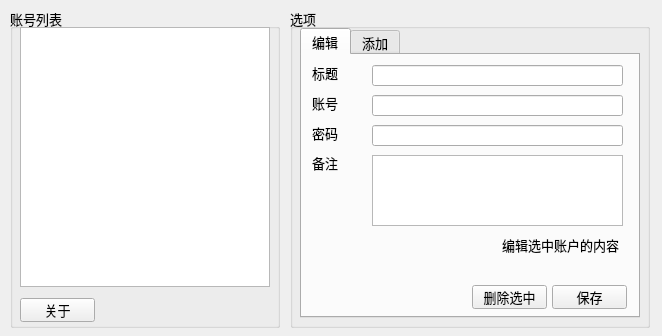
<?xml version="1.0" encoding="UTF-8"?>
<ui version="4.0">
 <class>MainWindow</class>
 <widget class="QMainWindow" name="MainWindow">
  <property name="geometry">
   <rect>
    <x>0</x>
    <y>0</y>
    <width>662</width>
    <height>336</height>
   </rect>
  </property>
  <property name="minimumSize">
   <size>
    <width>662</width>
    <height>336</height>
   </size>
  </property>
  <property name="maximumSize">
   <size>
    <width>662</width>
    <height>336</height>
   </size>
  </property>
  <property name="font">
   <font>
    <family>Microsoft YaHei UI</family>
    <pointsize>10</pointsize>
    <bold>false</bold>
   </font>
  </property>
  <property name="windowTitle">
   <string>AccountBox v1.1</string>
  </property>
  <widget class="QWidget" name="layout">
   <property name="enabled">
    <bool>true</bool>
   </property>
   <widget class="QGroupBox" name="infoGroup">
    <property name="enabled">
     <bool>true</bool>
    </property>
    <property name="geometry">
     <rect>
      <x>10</x>
      <y>8</y>
      <width>270</width>
      <height>320</height>
     </rect>
    </property>
    <property name="title">
     <string>账号列表</string>
    </property>
    <widget class="QScrollArea" name="infoScrollBox">
     <property name="enabled">
      <bool>true</bool>
     </property>
     <property name="geometry">
      <rect>
       <x>10</x>
       <y>19</y>
       <width>250</width>
       <height>260</height>
      </rect>
     </property>
     <property name="widgetResizable">
      <bool>true</bool>
     </property>
     <widget class="QWidget" name="accountScroll">
      <property name="enabled">
       <bool>true</bool>
      </property>
      <property name="geometry">
       <rect>
        <x>0</x>
        <y>0</y>
        <width>248</width>
        <height>258</height>
       </rect>
      </property>
      <property name="minimumSize">
       <size>
        <width>0</width>
        <height>0</height>
       </size>
      </property>
      <widget class="QListWidget" name="accountScrollObj">
       <property name="enabled">
        <bool>true</bool>
       </property>
       <property name="geometry">
        <rect>
         <x>-1</x>
         <y>-1</y>
         <width>250</width>
         <height>260</height>
        </rect>
       </property>
      </widget>
     </widget>
    </widget>
    <widget class="QPushButton" name="buttonAbout">
     <property name="geometry">
      <rect>
       <x>10</x>
       <y>290</y>
       <width>75</width>
       <height>24</height>
      </rect>
     </property>
     <property name="text">
      <string>关于</string>
     </property>
    </widget>
   </widget>
   <widget class="QGroupBox" name="actionGroup">
    <property name="geometry">
     <rect>
      <x>290</x>
      <y>8</y>
      <width>360</width>
      <height>320</height>
     </rect>
    </property>
    <property name="title">
     <string>选项</string>
    </property>
    <widget class="QTabWidget" name="actionTab">
     <property name="geometry">
      <rect>
       <x>10</x>
       <y>20</y>
       <width>340</width>
       <height>290</height>
      </rect>
     </property>
     <property name="currentIndex">
      <number>0</number>
     </property>
     <widget class="QWidget" name="editTab">
      <attribute name="title">
       <string>编辑</string>
      </attribute>
      <widget class="QTextEdit" name="tipObj">
       <property name="geometry">
        <rect>
         <x>70</x>
         <y>100</y>
         <width>251</width>
         <height>71</height>
        </rect>
       </property>
      </widget>
      <widget class="QLabel" name="tipLabel">
       <property name="geometry">
        <rect>
         <x>10</x>
         <y>100</y>
         <width>53</width>
         <height>16</height>
        </rect>
       </property>
       <property name="text">
        <string>备注</string>
       </property>
      </widget>
      <widget class="QLabel" name="accountLabel">
       <property name="geometry">
        <rect>
         <x>10</x>
         <y>40</y>
         <width>53</width>
         <height>16</height>
        </rect>
       </property>
       <property name="layoutDirection">
        <enum>Qt::LeftToRight</enum>
       </property>
       <property name="styleSheet">
        <string notr="true"/>
       </property>
       <property name="text">
        <string>账号</string>
       </property>
      </widget>
      <widget class="QLineEdit" name="accountObj">
       <property name="geometry">
        <rect>
         <x>70</x>
         <y>40</y>
         <width>251</width>
         <height>21</height>
        </rect>
       </property>
      </widget>
      <widget class="QLineEdit" name="pwdObj">
       <property name="geometry">
        <rect>
         <x>70</x>
         <y>70</y>
         <width>251</width>
         <height>21</height>
        </rect>
       </property>
      </widget>
      <widget class="QLabel" name="pwdLabel">
       <property name="geometry">
        <rect>
         <x>10</x>
         <y>70</y>
         <width>53</width>
         <height>16</height>
        </rect>
       </property>
       <property name="text">
        <string>密码</string>
       </property>
      </widget>
      <widget class="QPushButton" name="buttonEdit">
       <property name="geometry">
        <rect>
         <x>250</x>
         <y>230</y>
         <width>75</width>
         <height>24</height>
        </rect>
       </property>
       <property name="cursor">
        <cursorShape>PointingHandCursor</cursorShape>
       </property>
       <property name="text">
        <string>保存</string>
       </property>
      </widget>
      <widget class="QLabel" name="titleLabel">
       <property name="geometry">
        <rect>
         <x>10</x>
         <y>10</y>
         <width>53</width>
         <height>16</height>
        </rect>
       </property>
       <property name="layoutDirection">
        <enum>Qt::LeftToRight</enum>
       </property>
       <property name="styleSheet">
        <string notr="true"/>
       </property>
       <property name="text">
        <string>标题</string>
       </property>
      </widget>
      <widget class="QLineEdit" name="titleObj">
       <property name="geometry">
        <rect>
         <x>70</x>
         <y>10</y>
         <width>251</width>
         <height>21</height>
        </rect>
       </property>
      </widget>
      <widget class="QLabel" name="label">
       <property name="geometry">
        <rect>
         <x>200</x>
         <y>180</y>
         <width>121</width>
         <height>20</height>
        </rect>
       </property>
       <property name="text">
        <string>编辑选中账户的内容</string>
       </property>
      </widget>
      <widget class="QPushButton" name="buttonDelete">
       <property name="geometry">
        <rect>
         <x>170</x>
         <y>230</y>
         <width>75</width>
         <height>24</height>
        </rect>
       </property>
       <property name="cursor">
        <cursorShape>PointingHandCursor</cursorShape>
       </property>
       <property name="text">
        <string>删除选中</string>
       </property>
      </widget>
     </widget>
     <widget class="QWidget" name="addTab">
      <attribute name="title">
       <string>添加</string>
      </attribute>
      <widget class="QTextEdit" name="newTipObj">
       <property name="geometry">
        <rect>
         <x>70</x>
         <y>100</y>
         <width>251</width>
         <height>71</height>
        </rect>
       </property>
      </widget>
      <widget class="QLabel" name="newTipLabel">
       <property name="geometry">
        <rect>
         <x>10</x>
         <y>100</y>
         <width>53</width>
         <height>16</height>
        </rect>
       </property>
       <property name="text">
        <string>备注</string>
       </property>
      </widget>
      <widget class="QLabel" name="newPwdLabel">
       <property name="geometry">
        <rect>
         <x>10</x>
         <y>70</y>
         <width>53</width>
         <height>16</height>
        </rect>
       </property>
       <property name="text">
        <string>密码</string>
       </property>
      </widget>
      <widget class="QLineEdit" name="newAccountObj">
       <property name="geometry">
        <rect>
         <x>70</x>
         <y>40</y>
         <width>251</width>
         <height>21</height>
        </rect>
       </property>
      </widget>
      <widget class="QLabel" name="newAccountLabel">
       <property name="geometry">
        <rect>
         <x>10</x>
         <y>40</y>
         <width>53</width>
         <height>16</height>
        </rect>
       </property>
       <property name="layoutDirection">
        <enum>Qt::LeftToRight</enum>
       </property>
       <property name="styleSheet">
        <string notr="true"/>
       </property>
       <property name="text">
        <string>账号</string>
       </property>
      </widget>
      <widget class="QLineEdit" name="newPwdObj">
       <property name="geometry">
        <rect>
         <x>70</x>
         <y>70</y>
         <width>251</width>
         <height>21</height>
        </rect>
       </property>
      </widget>
      <widget class="QPushButton" name="buttonAdd">
       <property name="geometry">
        <rect>
         <x>250</x>
         <y>230</y>
         <width>75</width>
         <height>24</height>
        </rect>
       </property>
       <property name="cursor">
        <cursorShape>PointingHandCursor</cursorShape>
       </property>
       <property name="text">
        <string>添加</string>
       </property>
      </widget>
      <widget class="QLabel" name="newTitleLabel">
       <property name="geometry">
        <rect>
         <x>10</x>
         <y>10</y>
         <width>53</width>
         <height>16</height>
        </rect>
       </property>
       <property name="layoutDirection">
        <enum>Qt::LeftToRight</enum>
       </property>
       <property name="styleSheet">
        <string notr="true"/>
       </property>
       <property name="text">
        <string>标题</string>
       </property>
      </widget>
      <widget class="QLineEdit" name="newTitleObj">
       <property name="geometry">
        <rect>
         <x>70</x>
         <y>10</y>
         <width>251</width>
         <height>21</height>
        </rect>
       </property>
       <property name="cursor">
        <cursorShape>SizeVerCursor</cursorShape>
       </property>
       <property name="placeholderText">
        <string/>
       </property>
      </widget>
      <widget class="QLabel" name="label_2">
       <property name="geometry">
        <rect>
         <x>240</x>
         <y>180</y>
         <width>81</width>
         <height>20</height>
        </rect>
       </property>
       <property name="text">
        <string>添加新的账户</string>
       </property>
      </widget>
     </widget>
    </widget>
   </widget>
  </widget>
 </widget>
 <resources/>
 <connections/>
</ui>
